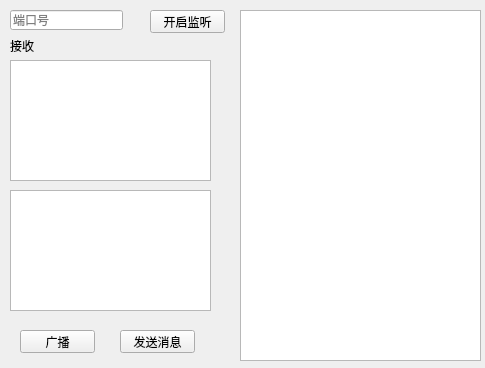
<?xml version="1.0" encoding="UTF-8"?>
<ui version="4.0">
 <class>Widget</class>
 <widget class="QWidget" name="Widget">
  <property name="geometry">
   <rect>
    <x>0</x>
    <y>0</y>
    <width>485</width>
    <height>368</height>
   </rect>
  </property>
  <property name="windowTitle">
   <string>TCP服务端</string>
  </property>
  <widget class="QLineEdit" name="leport">
   <property name="geometry">
    <rect>
     <x>10</x>
     <y>10</y>
     <width>113</width>
     <height>20</height>
    </rect>
   </property>
   <property name="placeholderText">
    <string>端口号</string>
   </property>
  </widget>
  <widget class="QPushButton" name="pushButton">
   <property name="geometry">
    <rect>
     <x>150</x>
     <y>10</y>
     <width>75</width>
     <height>23</height>
    </rect>
   </property>
   <property name="text">
    <string>开启监听</string>
   </property>
  </widget>
  <widget class="QListWidget" name="lwlog">
   <property name="geometry">
    <rect>
     <x>240</x>
     <y>10</y>
     <width>241</width>
     <height>351</height>
    </rect>
   </property>
  </widget>
  <widget class="QTextEdit" name="tereceive">
   <property name="geometry">
    <rect>
     <x>10</x>
     <y>60</y>
     <width>201</width>
     <height>121</height>
    </rect>
   </property>
  </widget>
  <widget class="QTextEdit" name="tesend">
   <property name="geometry">
    <rect>
     <x>10</x>
     <y>190</y>
     <width>201</width>
     <height>121</height>
    </rect>
   </property>
  </widget>
  <widget class="QLabel" name="label">
   <property name="geometry">
    <rect>
     <x>10</x>
     <y>40</y>
     <width>54</width>
     <height>12</height>
    </rect>
   </property>
   <property name="text">
    <string>接收</string>
   </property>
  </widget>
  <widget class="QPushButton" name="pushButton_2">
   <property name="geometry">
    <rect>
     <x>20</x>
     <y>330</y>
     <width>75</width>
     <height>23</height>
    </rect>
   </property>
   <property name="text">
    <string>广播</string>
   </property>
  </widget>
  <widget class="QPushButton" name="pushButton_3">
   <property name="geometry">
    <rect>
     <x>120</x>
     <y>330</y>
     <width>75</width>
     <height>23</height>
    </rect>
   </property>
   <property name="text">
    <string>发送消息</string>
   </property>
  </widget>
 </widget>
 <resources/>
 <connections/>
</ui>
